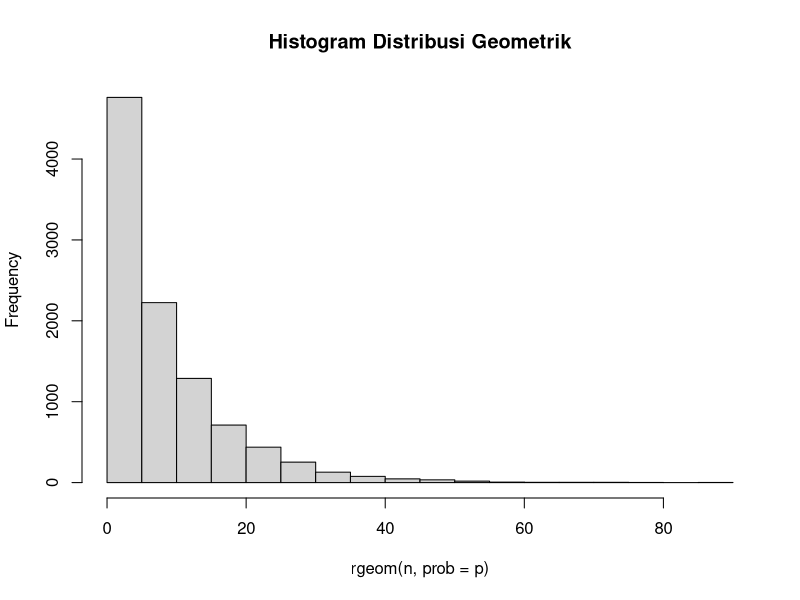
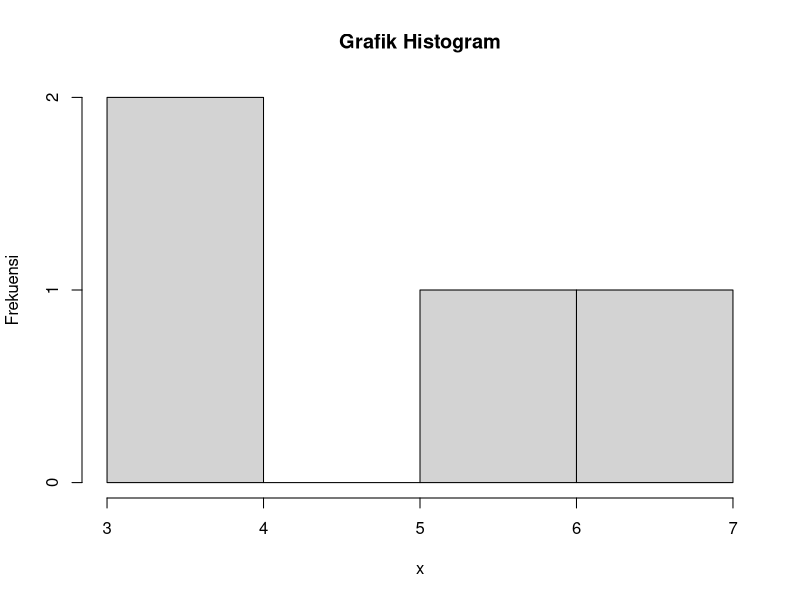
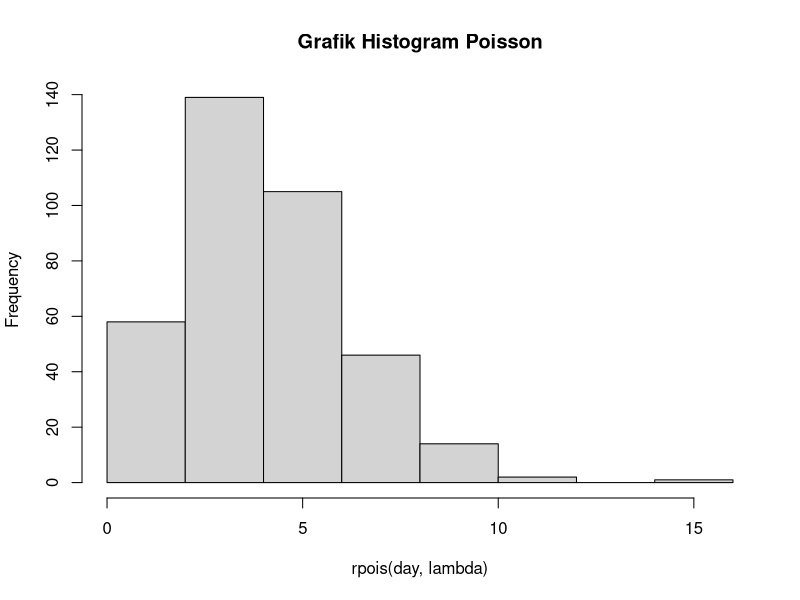
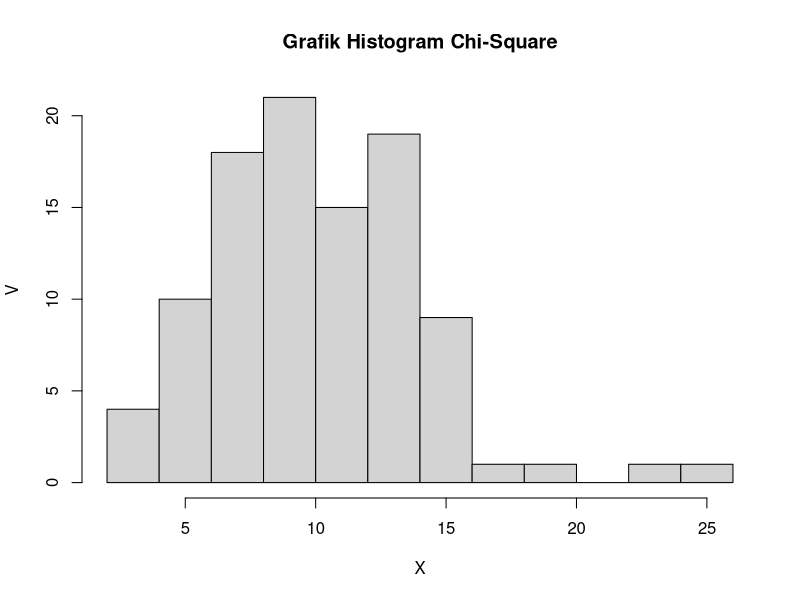
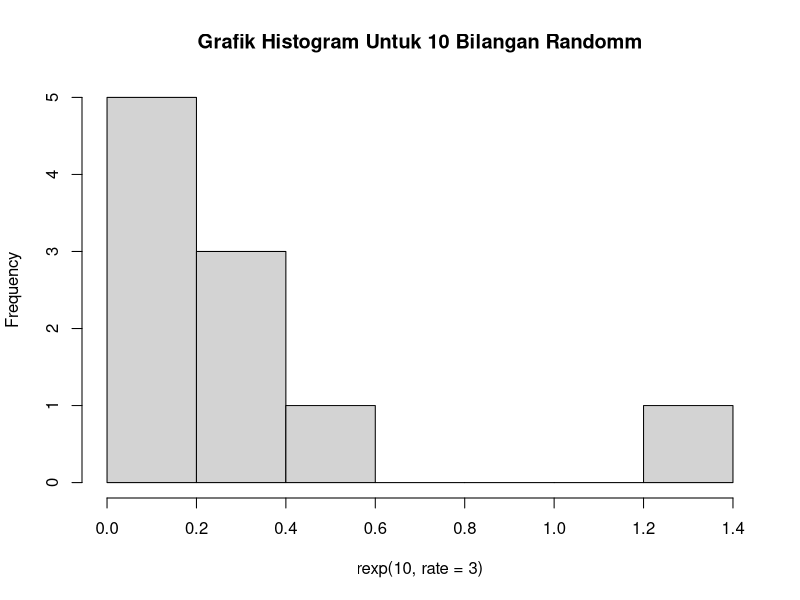
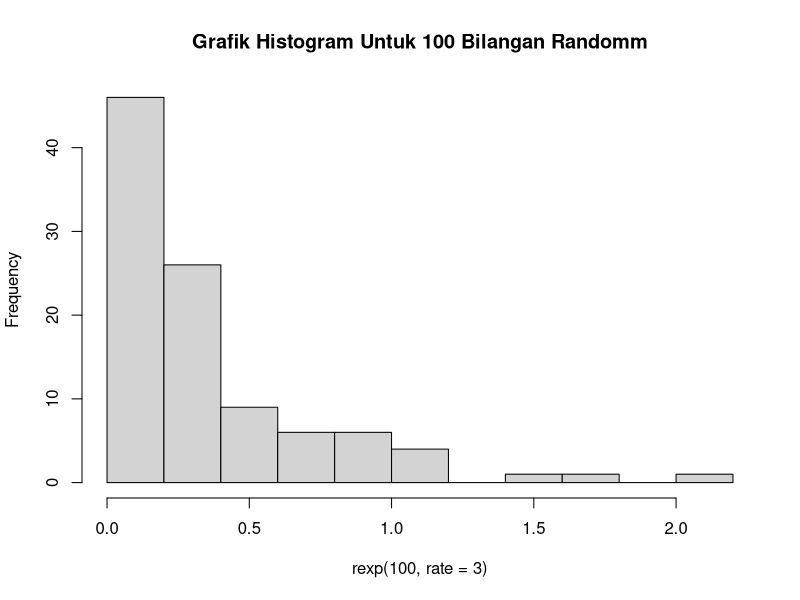
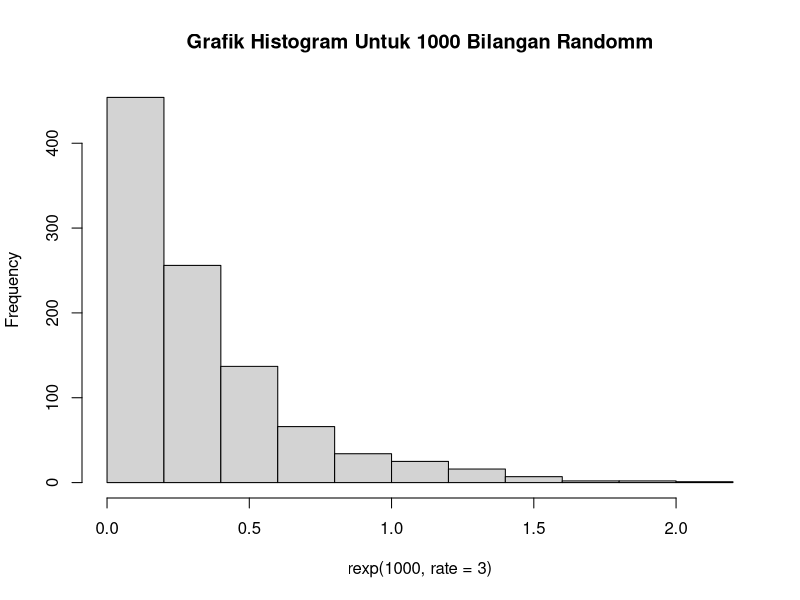
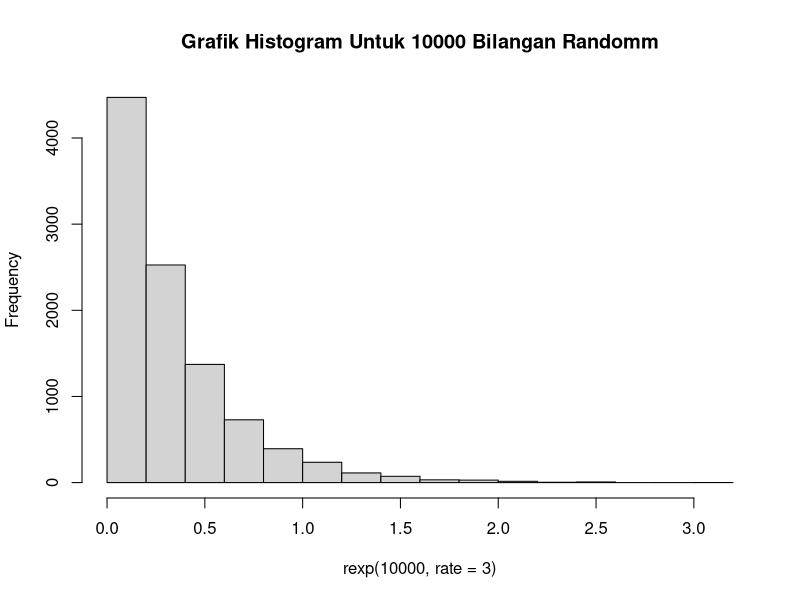

Write R code to recreate these figures, in order.
#Nomor 1
#Diketahui
p = 0.2
x = 3
n = 10000

#1A
p <- dgeom(x, p)
p

#1B
mean(rgeom(n, prob = p) == 3)

#1C

#1D
hist(rgeom(n, prob = p), main = 'Histogram Distribusi Geometrik')

#1E
mean = 1 / p
variance = (1 - p) / (p ^ 2)

mean
variance

#Nomor 2
#Diketahui
n = 20
p = 0.2
x = 4

#2A
dbinom(x, n, p)

#2B
hist(rbinom(x, n, prob = p), xlab = "x", ylab = "Frekuensi", main = "Grafik Histogram")

#2C
mean = n * (p)
variance = n * p * (1 - p)

mean
variance

#Nomor 3
#Diketahui
n = 6
day = 365
lambda = 4.5

#3A
prob = dpois(n, lambda)
prob

#3B
hist(rpois(day, lambda), main = "Grafik Histogram Poisson")

#3C

#3D
mean = variance = lambda
mean
variance

#Nomor 4
#Diketahui
x = 2
v = 10
n = 100

#4A
p = dchisq(x, 10)
p

#4B
hist(rchisq(n, v), xlab = "X", ylab = "V", main = "Grafik Histogram Chi-Square")

#4C
mean = v
variance = 2 * v

mean
variance

#Nomor 5
#Diketahui

lambda = 3
n = 100

#5A
p = dexp(1, rate = 3, log = FALSE)
p

#5B
hist(rexp(10, rate = 3), main = "Grafik Histogram Untuk 10 Bilangan Randomm")
hist(rexp(100, rate = 3), main = "Grafik Histogram Untuk 100 Bilangan Randomm")
hist(rexp(1000, rate = 3), main = "Grafik Histogram Untuk 1000 Bilangan Randomm")
hist(rexp(10000, rate = 3), main = "Grafik Histogram Untuk 10000 Bilangan Randomm")

#5C
set.seed(1)
mean = mean(rexp(n, rate = 3))
variance = (sd(rexp(n, rate = lambda))) ^ 2

mean
variance

#Nomor 6
#Diketahui

n = 100
mean = 50
sd = 8
breaks = 50

#6A
n = 100
mean = 50
breaks = 50
sd = 8

set.seed(1)
P = dnorm(x = n, mean, sd)
data = rnorm(n, mean, sd)
m = mean(data)

x1 = floor(m)
x2 = ceiling(m)

z1 = (x1 - mean) / sd(data)
z2 = (x2 - mean) / sd(data)

P
z1
z2
plot(data)

#6B
hist(data, breaks, main = "5025211188_Akmal Ariq Romadhon_Probstat_A_DNhistogram")

#6C
set.seed(1)
variance = var(rnorm(n, mean, sd))

variance